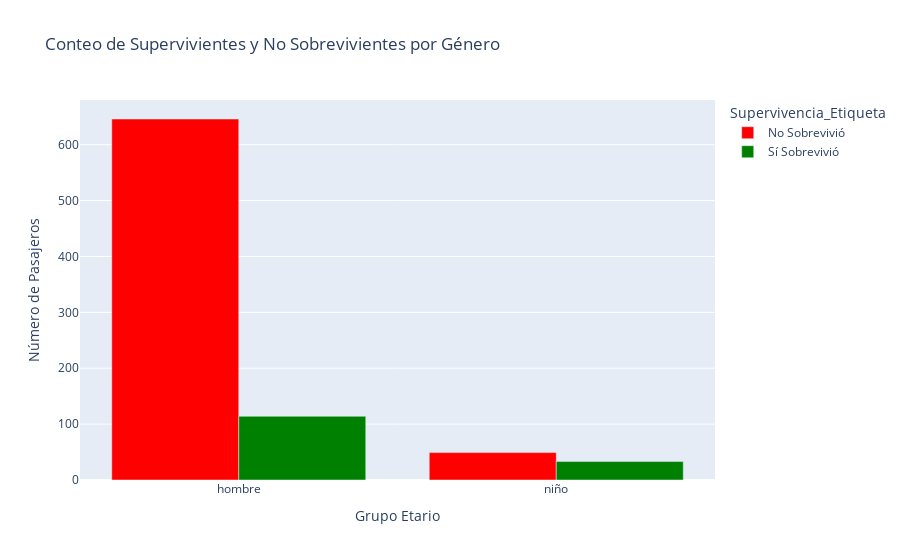

The notebook cell saved with this chart:
### Code cell
fig = px.bar(
    df_niños_adultos[0],
    x='grupo etario',                   # Eje X: grupo etario
    y='Count',                 # Eje Y: Número de personas
    color='Supervivencia_Etiqueta', 
    barmode='group',           
    title='Conteo de Supervivientes y No Sobrevivientes por Género',
    labels={'grupo etario': 'Grupo Etario', 'Count': 'Número de Pasajeros'},
    color_discrete_map={       
        'Sí Sobrevivió': 'green',
        'No Sobrevivió': 'red'
    }
)
fig.show()

### Figure 1 — Plotly figure (JSON) as saved in the notebook; plotly's stock layout.template omitted (floating-point values rounded to 4 significant figures)
{"data": [{"alignmentgroup": "True", "hovertemplate": "Supervivencia_Etiqueta=No Sobrevivió<br>Grupo Etario=%{x}<br>Número de Pasajeros=%{y}<extra></extra>", "legendgroup": "No Sobrevivió", "marker": {"color": "red", "pattern": {"shape": ""}}, "name": "No Sobrevivió", "offsetgroup": "No Sobrevivió", "orientation": "v", "showlegend": true, "textposition": "auto", "type": "bar", "x": ["hombre", "niño"], "xaxis": "x", "y": [646, 49], "yaxis": "y"}, {"alignmentgroup": "True", "hovertemplate": "Supervivencia_Etiqueta=Sí Sobrevivió<br>Grupo Etario=%{x}<br>Número de Pasajeros=%{y}<extra></extra>", "legendgroup": "Sí Sobrevivió", "marker": {"color": "green", "pattern": {"shape": ""}}, "name": "Sí Sobrevivió", "offsetgroup": "Sí Sobrevivió", "orientation": "v", "showlegend": true, "textposition": "auto", "type": "bar", "x": ["hombre", "niño"], "xaxis": "x", "y": [114, 33], "yaxis": "y"}], "layout": {"barmode": "group", "legend": {"title": {"text": "Supervivencia_Etiqueta"}, "tracegroupgap": 0}, "title": {"text": "Conteo de Supervivientes y No Sobrevivientes por Género"}, "xaxis": {"anchor": "y", "domain": [0, 1], "title": {"text": "Grupo Etario"}}, "yaxis": {"anchor": "x", "domain": [0, 1], "title": {"text": "Número de Pasajeros"}}}}
